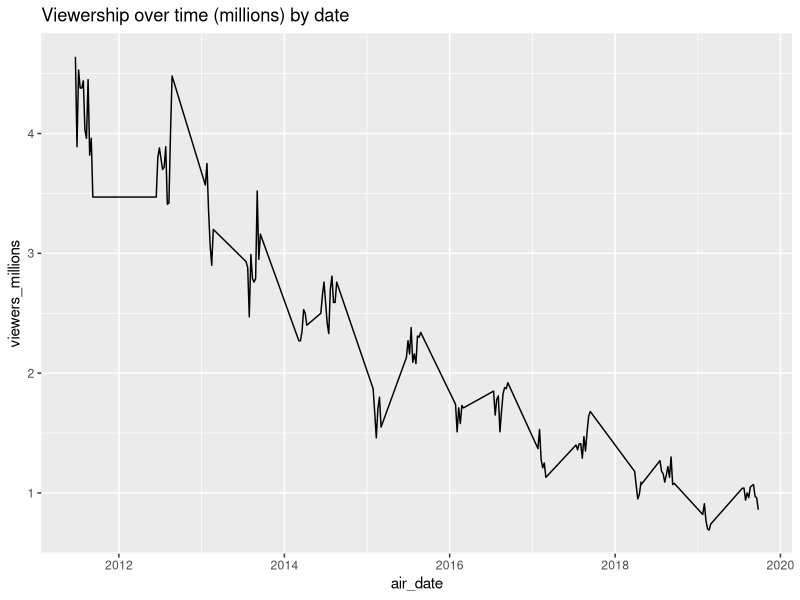
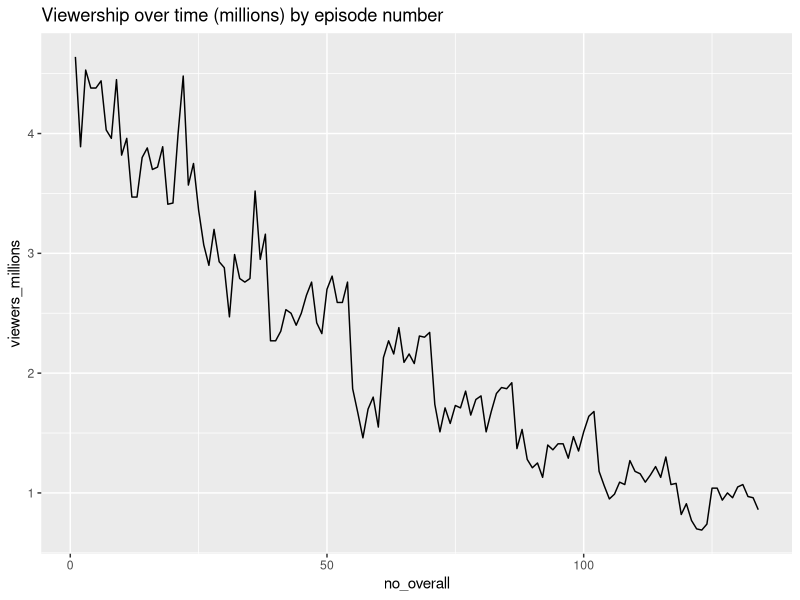
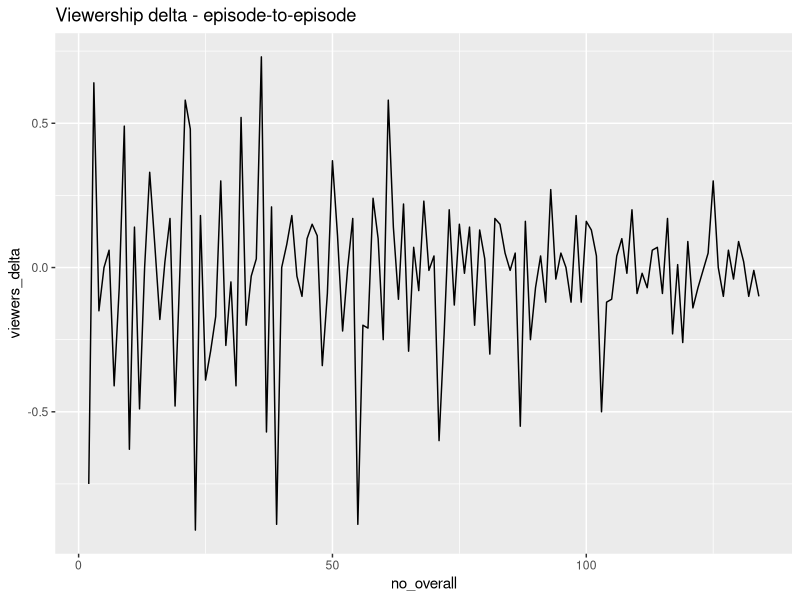

R code for these plots, in order:
## ---- chunk 1
library(readxl)
library(psych)
library(dplyr)
setwd('C:\\RR_kg\\repositories\\RRcourse2023\\Quarto and MD 1')

data_suits <- read_xlsx('data_suits.xlsx') %>%
  mutate(viewers_millions = as.numeric(viewers_millions))

t(describe(data_suits$viewers_millions))
## ---- chunk 2
library(ggplot2)
data_suits %>%
  ggplot(aes(x=air_date, y=viewers_millions)) +
  geom_line() +
  ggtitle('Viewership over time (millions) by date')

data_suits %>%
  ggplot(aes(x=no_overall, y=viewers_millions)) +
  geom_line() +
  ggtitle('Viewership over time (millions) by episode number')
## ---- chunk 3
data_suits$viewers_delta <- c(0, diff(data_suits$viewers_millions))

data_suits[-1,] %>%
  ggplot(aes(x=no_overall, y=viewers_delta)) +
  geom_line() +
  ggtitle('Viewership delta - episode-to-episode')
## ---- chunk 4
delta_s1_s9 <- abs(data_suits$viewers_millions[125] - data_suits$viewers_millions[1])
delta_s3_s5 <- abs(data_suits$viewers_millions[61] - data_suits$viewers_millions[29])
